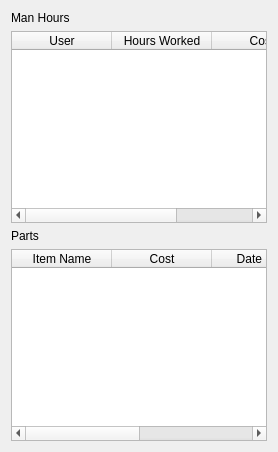
            <widget class="QWidget" name="cost_view">
             <layout class="QVBoxLayout" name="verticalLayout_10">
              <item>
               <widget class="QLabel" name="cost_upper_title">
                <property name="maximumSize">
                 <size>
                  <width>99999</width>
                  <height>15</height>
                 </size>
                </property>
                <property name="text">
                 <string>Man Hours</string>
                </property>
               </widget>
              </item>
              <item>
               <widget class="QTableWidget" name="cost_upper_table">
                <column>
                 <property name="text">
                  <string>User</string>
                 </property>
                </column>
                <column>
                 <property name="text">
                  <string>Hours Worked</string>
                 </property>
                </column>
                <column>
                 <property name="text">
                  <string>Cost</string>
                 </property>
                </column>
               </widget>
              </item>
              <item>
               <widget class="QLabel" name="cost_lower_title">
                <property name="maximumSize">
                 <size>
                  <width>16777215</width>
                  <height>15</height>
                 </size>
                </property>
                <property name="text">
                 <string>Parts</string>
                </property>
               </widget>
              </item>
              <item>
               <widget class="QTableWidget" name="cost_lower_table">
                <column>
                 <property name="text">
                  <string>Item Name</string>
                 </property>
                </column>
                <column>
                 <property name="text">
                  <string>Cost</string>
                 </property>
                </column>
                <column>
                 <property name="text">
                  <string>Date Due</string>
                 </property>
                </column>
                <column>
                 <property name="text">
                  <string>Priority</string>
                 </property>
                </column>
               </widget>
              </item>
             </layout>
            </widget>
